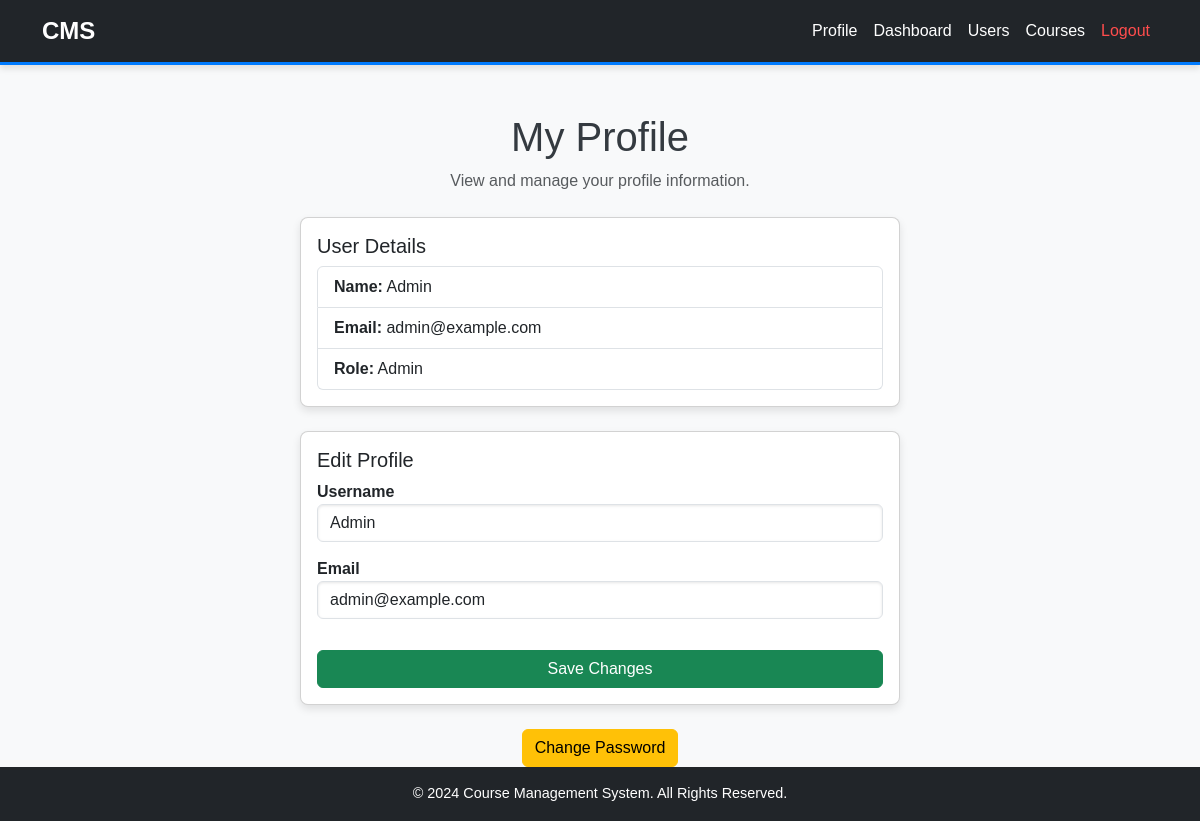
The page /pages/profile.php (signed in) on the database its author committed.
### tables this page shows
CREATE TABLE `users` (
  `id` int(11) NOT NULL,
  `username` varchar(100) NOT NULL,
  `email` varchar(150) NOT NULL,
  `password` varchar(255) NOT NULL,
  `role` enum('admin','instructor','student') NOT NULL,
  `profile_picture` varchar(255) DEFAULT NULL
);

### pages/profile.php (the view, shortened to what this page needs)
<?php
include '../includes/db.php';
$user_id = $_SESSION['user_id'];
$sql = "SELECT username, email, role FROM users WHERE id = ?";
$stmt = $conn->prepare($sql);
$stmt->bind_param("i", $user_id);
$stmt->execute();
$result = $stmt->get_result();
$user = $result->fetch_assoc();
include '../includes/header.php';
include '../includes/navbar.php';
?>
<!DOCTYPE html>
<html lang="en">
<head>
    <link rel="stylesheet" href="../assets/css/style.css">
</head>
<body>
<div class="container mt-5">
    <h1 class="text-center">My Profile</h1>
    <p class="text-center text-muted">View and manage your profile information.</p>
    <div class="card mx-auto mt-4" style="max-width: 600px;">
        <div class="card-body">
            <h5 class="card-title">User Details</h5>
            <ul class="list-group">
                <li class="list-group-item"><strong>Name:</strong> <?php echo htmlspecialchars($user['username']); ?></li>
                <li class="list-group-item"><strong>Email:</strong> <?php echo htmlspecialchars($user['email']); ?></li>
                <li class="list-group-item"><strong>Role:</strong> <?php echo ucfirst(htmlspecialchars($user['role'])); ?></li>
            </ul>
        </div>
    </div>
    <div class="card mx-auto mt-4" style="max-width: 600px;">
        <div class="card-body">
            <h5 class="card-title">Edit Profile</h5>
            <form action="profile.php" method="POST">
                <div class="form-group">
                    <label for="username">Username</label>
                    <input type="text" class="form-control" id="username" name="username" value="<?php echo htmlspecialchars($user['username']); ?>" required>
                </div>
                <div class="form-group">
                    <label for="email">Email</label>
                    <input type="email" class="form-control" id="email" name="email" value="<?php echo htmlspecialchars($user['email']); ?>" required>
                </div>
                <button type="submit" class="btn btn-success mt-3">Save Changes</button>
            </form>
        </div>
    </div>
    <div class="text-center mt-4">
        <a href="reset_password.php" class="btn btn-warning">Change Password</a>
    </div>
</div>
<?php include '../includes/footer.php'; ?>
</body>
</html>

### assets/css/style.css (style rules this page uses)
body { background-color: #f8f9fa; font-family: 'Arial', sans-serif; color: #343a40; margin: 0; padding: 0; display: flex; flex-direction: column; min-height: 100vh; }
.btn { transition: transform 0.2s, background-color 0.3s; }
.card { border-radius: 8px; box-shadow: 0 4px 8px rgba(0, 0, 0, 0.1); }
label { font-weight: bold; }
input, select { width: 100%; padding: 10px; margin-bottom: 15px; border: 1px solid #ced4da; border-radius: 5px; font-size: 1rem; box-shadow: inset 0 1px 3px rgba(0, 0, 0, 0.1); }
button { width: 100%; padding: 10px; font-size: 1rem; font-weight: bold; color: #ffffff; background-color: #007bff; border: none; border-radius: 5px; cursor: pointer; transition: background-color 0.3s, transform 0.2s; }
.mt-4 { margin-top: 1.5rem !important; }

### rows shown on the page
users: username "Admin", email "admin@example.com", role "Admin"
